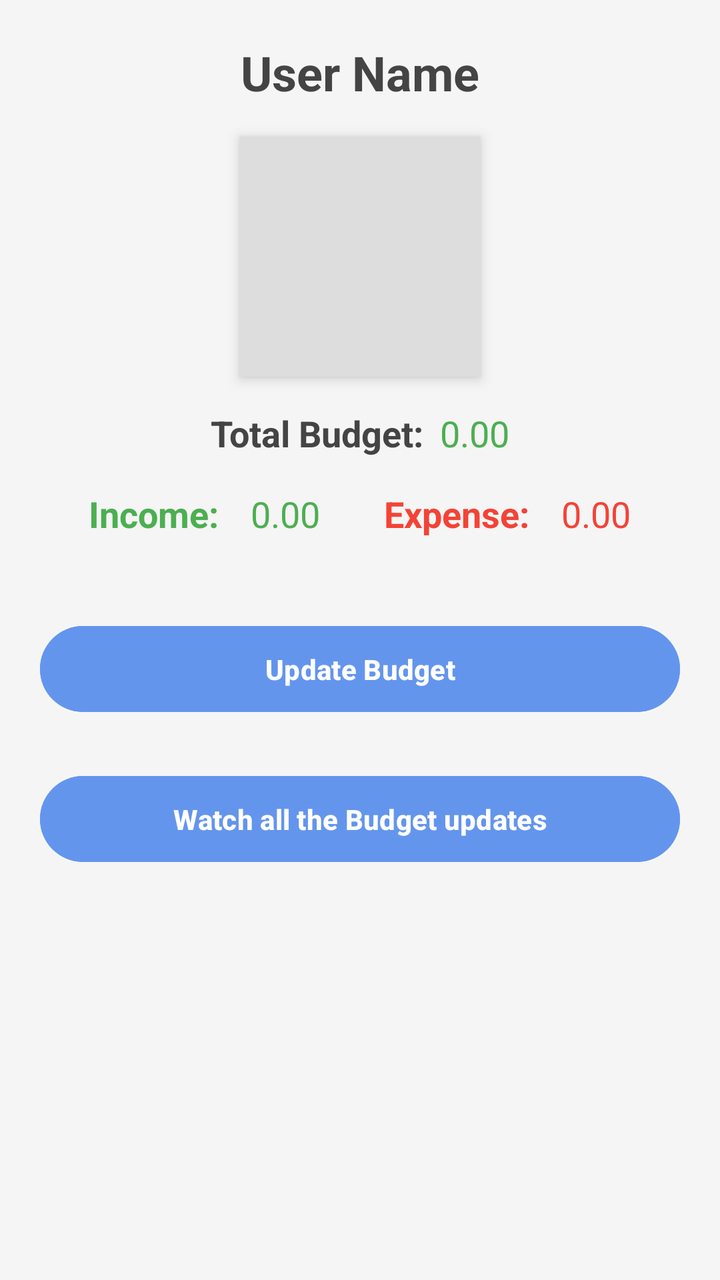
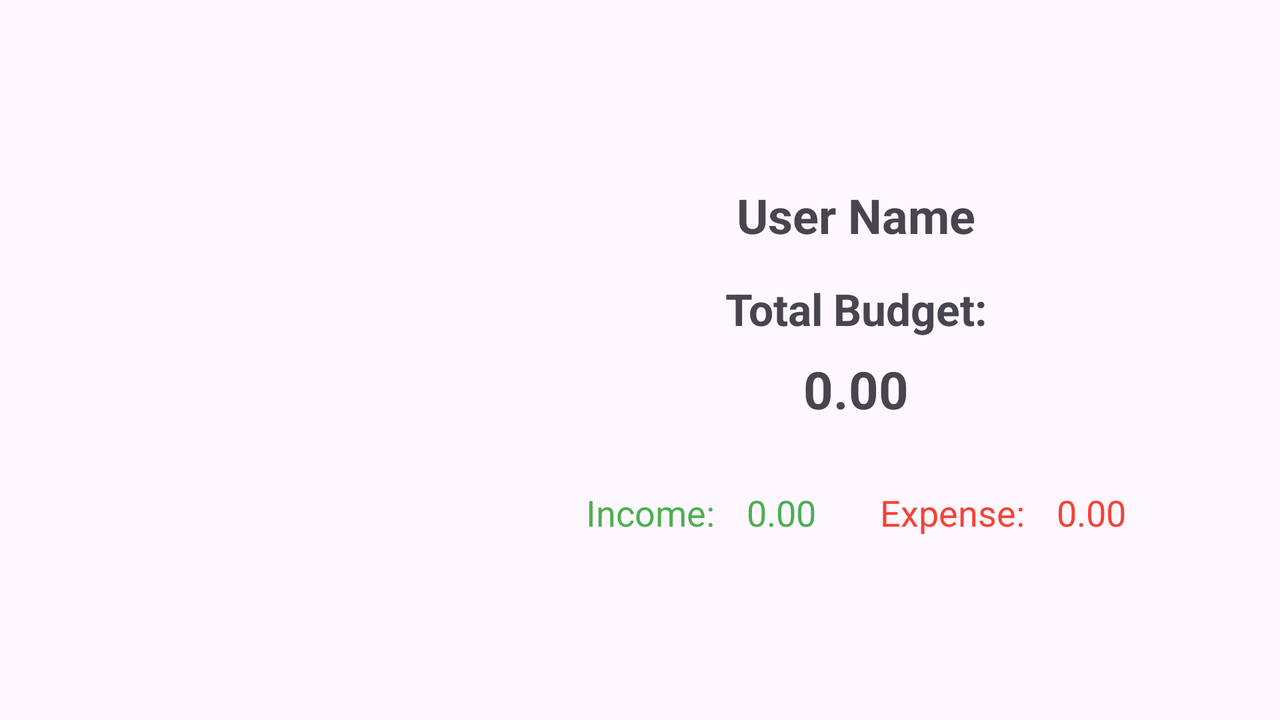

An Android layout and its configuration variant, each rendered on a device that would load it. The default file and the variant file are quoted in full after the pictures.
<!-- AndroidManifest.xml: application theme Theme.BudgetManager -->
<!-- res/layout/profile_layout.xml -->
<?xml version="1.0" encoding="utf-8"?>
<ScrollView
    xmlns:android="http://schemas.android.com/apk/res/android"
    android:layout_width="match_parent"
    android:layout_height="match_parent"
    android:padding="20dp"
    android:background="#F5F5F5"
    xmlns:tools="http://schemas.android.com/tools"
    tools:context="ProfileFragment">

    <LinearLayout
        android:layout_width="match_parent"
        android:layout_height="wrap_content"
        android:orientation="vertical">

        <TextView
            android:id="@+id/profile_name"
            android:layout_width="match_parent"
            android:layout_height="wrap_content"
            android:text="@string/user_name"
            android:textSize="24sp"
            android:textStyle="bold"
            android:textColor="#444444"
            android:gravity="center"
            android:layout_marginBottom="16dp" />

        <ImageView
            android:id="@+id/profile_image"
            android:layout_width="120dp"
            android:layout_height="120dp"
            android:layout_gravity="center"
            android:layout_marginBottom="16dp"
            android:src="@mipmap/ic_launcher_round"
            android:background="#DDDDDD"
            android:scaleType="centerCrop"
            android:elevation="4dp"
            />

        <LinearLayout
            android:layout_width="match_parent"
            android:layout_height="wrap_content"
            android:orientation="horizontal"
            android:gravity="center"
            android:layout_marginBottom="16dp">

            <TextView
                android:layout_width="wrap_content"
                android:layout_height="wrap_content"
                android:text="@string/total_budget"
                android:textSize="18sp"
                android:textStyle="bold"
                android:textColor="#444444" />

            <TextView
                android:id="@+id/total_budget_value"
                android:layout_width="wrap_content"
                android:layout_height="wrap_content"
                android:text="@string/total_buget_number"
                android:textSize="18sp"
                android:layout_marginStart="8dp"
                android:textColor="#4CAF50" />
        </LinearLayout>

        <LinearLayout
            android:layout_width="match_parent"
            android:layout_height="wrap_content"
            android:orientation="horizontal"
            android:gravity="center"
            android:layout_marginBottom="16dp">

            <TextView
                android:layout_width="wrap_content"
                android:layout_height="wrap_content"
                android:text="@string/income_profile"
                android:textSize="18sp"
                android:textStyle="bold"
                android:textColor="#4CAF50"
                android:layout_marginEnd="16dp" />

            <TextView
                android:id="@+id/income_value"
                android:layout_width="wrap_content"
                android:layout_height="wrap_content"
                android:text="0.00"
                android:textSize="18sp"
                android:textColor="#4CAF50"
                android:layout_marginEnd="32dp" />

            
            <TextView
                android:layout_width="wrap_content"
                android:layout_height="wrap_content"
                android:text="@string/expense_profile"
                android:textSize="18sp"
                android:textStyle="bold"
                android:textColor="#F44336"
                android:layout_marginEnd="16dp" />

            <TextView
                android:id="@+id/expense_value"
                android:layout_width="wrap_content"
                android:layout_height="wrap_content"
                android:text="0.00"
                android:textSize="18sp"
                android:textColor="#F44336" />
        </LinearLayout>

        <Button
            android:id="@+id/update_budget_button"
            android:layout_width="match_parent"
            android:layout_height="wrap_content"
            android:layout_marginTop="24dp"
            android:backgroundTint="#6495ED"
            android:padding="12dp"
            android:text="@string/update_budget"
            android:textColor="#FFFFFF"
            android:textStyle="bold" />

        <Button
            android:id="@+id/all_items_btn"
            android:layout_width="match_parent"
            android:layout_height="wrap_content"
            android:layout_marginTop="24dp"
            android:backgroundTint="#6495ED"
            android:padding="12dp"
            android:text="@string/watch_all_the_budget_updates"
            android:textColor="#FFFFFF"
            android:textStyle="bold" />
    </LinearLayout>
</ScrollView>
<!-- resources referenced by this layout -->
<resources>
  <string name="expense_profile">Expense:</string>
  <string name="income_profile">Income:</string>
  <string name="total_budget">Total Budget:</string>
  <string name="total_buget_number" translatable="false">0.00</string>
  <string name="update_budget">Update Budget</string>
  <string name="user_name">User Name</string>
  <string name="watch_all_the_budget_updates">Watch all the Budget updates</string>
  <style name="Theme.BudgetManager" parent="Base.Theme.BudgetManager" />
  <style name="Base.Theme.BudgetManager" parent="Theme.Material3.DayNight.NoActionBar">
          
          
          <item name="colorPrimary">@color/purple</item>
      </style>
  <color name="purple">#B388FF</color>
</resources>
<!-- res/layout-land/profile_layout.xml (the repository's variant of the layout above) -->
<!-- drawn on the phone turned sideways -->
<?xml version="1.0" encoding="utf-8"?>
<LinearLayout xmlns:android="http://schemas.android.com/apk/res/android"
    xmlns:tools="http://schemas.android.com/tools"
    android:layout_width="match_parent"
    android:layout_height="match_parent"
    tools:context=".UI.fragments.ProfileFragment"
    tools:showIn="landscape"
    android:orientation="horizontal"
    android:gravity="center_vertical">


    <ImageView
        android:id="@+id/profile_image"
        android:layout_width="200dp"
        android:layout_height="200dp"
        android:layout_marginEnd="16dp"
        android:src="@mipmap/ic_launcher_round"
        android:scaleType="centerCrop"
        android:elevation="8dp" />

    
    <LinearLayout
        android:layout_width="0dp"
        android:layout_height="match_parent"
        android:layout_weight="1"
        android:orientation="vertical"
        android:gravity="center">

        <TextView
            android:id="@+id/profile_name"
            android:layout_width="wrap_content"
            android:layout_height="wrap_content"
            android:text="@string/user_name"
            android:textSize="24sp"
            android:textStyle="bold"
            android:gravity="center"
            android:layout_marginBottom="16dp" />

        <TextView
            android:id="@+id/total_budget_label"
            android:layout_width="wrap_content"
            android:layout_height="wrap_content"
            android:text="@string/total_budget"
            android:textSize="22sp"
            android:textStyle="bold"
            android:gravity="center"
            android:layout_marginBottom="8dp" />

        <TextView
            android:id="@+id/total_budget_value"
            android:layout_width="wrap_content"
            android:layout_height="wrap_content"
            android:text="0.00"
            android:textSize="26sp"
            android:textStyle="bold"
            android:gravity="center"
            android:layout_marginBottom="32dp" />

        
        <LinearLayout
            android:layout_width="wrap_content"
            android:layout_height="wrap_content"
            android:orientation="horizontal"
            android:gravity="center">

            <TextView
                android:layout_width="wrap_content"
                android:layout_height="wrap_content"
                android:text="@string/income_profile"
                android:textSize="18sp"
                android:textColor="#4CAF50"
                android:layout_marginEnd="16dp" />

            <TextView
                android:id="@+id/income_value"
                android:layout_width="wrap_content"
                android:layout_height="wrap_content"
                android:text="0.00"
                android:textSize="18sp"
                android:textColor="#4CAF50"
                android:layout_marginEnd="32dp" />

            <TextView
                android:layout_width="wrap_content"
                android:layout_height="wrap_content"
                android:text="@string/expense_profile"
                android:textSize="18sp"
                android:textColor="#F44336"
                android:layout_marginEnd="16dp" />

            <TextView
                android:id="@+id/expense_value"
                android:layout_width="wrap_content"
                android:layout_height="wrap_content"
                android:text="0.00"
                android:textSize="18sp"
                android:textColor="#F44336" />
        </LinearLayout>
    </LinearLayout>
</LinearLayout>
<!-- resources referenced by the variant -->
<!-- as the phone turned sideways resolves them -->
<resources>
  <string name="expense_profile">Expense:</string>
  <string name="income_profile">Income:</string>
  <string name="total_budget">Total Budget:</string>
  <string name="user_name">User Name</string>
  <style name="Theme.BudgetManager" parent="Base.Theme.BudgetManager" />
  <style name="Base.Theme.BudgetManager" parent="Theme.Material3.DayNight.NoActionBar">
          
          
          <item name="colorPrimary">@color/purple</item>
      </style>
  <color name="purple">#B388FF</color>
</resources>
